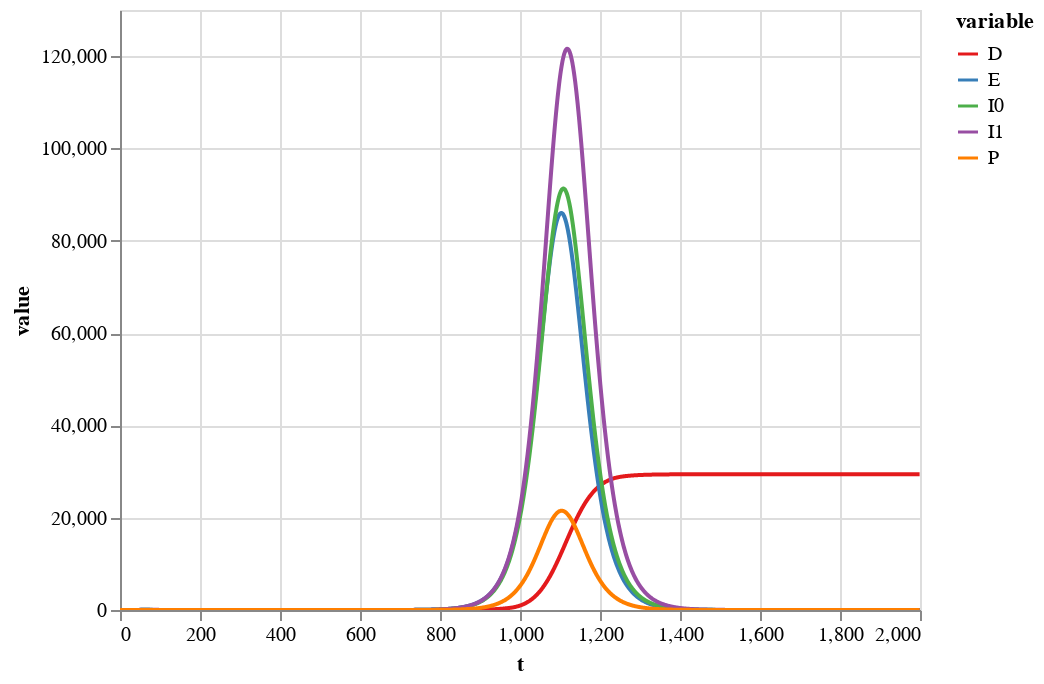

Write notebook code for a chart like this one.
### Code cell
alt.Chart(plot_values).mark_line().encode(
    x='t',
    y='value',
    color=alt.Color('variable', scale=alt.Scale(scheme="set1")),
    tooltip=['t','variable','value']
).properties(
).interactive()

### Figure 1 — Vega-Lite specification as saved in the notebook (floating-point values rounded to 4 significant figures; data arrays with more than 128 entries replaced by an {"elided": "..."} marker saying what was removed)
{"$schema": "https://vega.github.io/schema/vega-lite/v3.4.0.json", "config": {"mark": {"tooltip": null}, "view": {"height": 300, "width": 400}}, "data": {"name": "data-3d6382c43b40a05afd37239240256ca0"}, "datasets": {"data-3d6382c43b40a05afd37239240256ca0": {"elided": "10000 records"}}, "encoding": {"color": {"field": "variable", "scale": {"scheme": "set1"}, "type": "nominal"}, "tooltip": [{"field": "t", "type": "quantitative"}, {"field": "variable", "type": "nominal"}, {"field": "value", "type": "quantitative"}], "x": {"field": "t", "type": "quantitative"}, "y": {"field": "value", "type": "quantitative"}}, "mark": "line", "selection": {"selector131": {"bind": "scales", "encodings": ["x", "y"], "type": "interval"}}}
